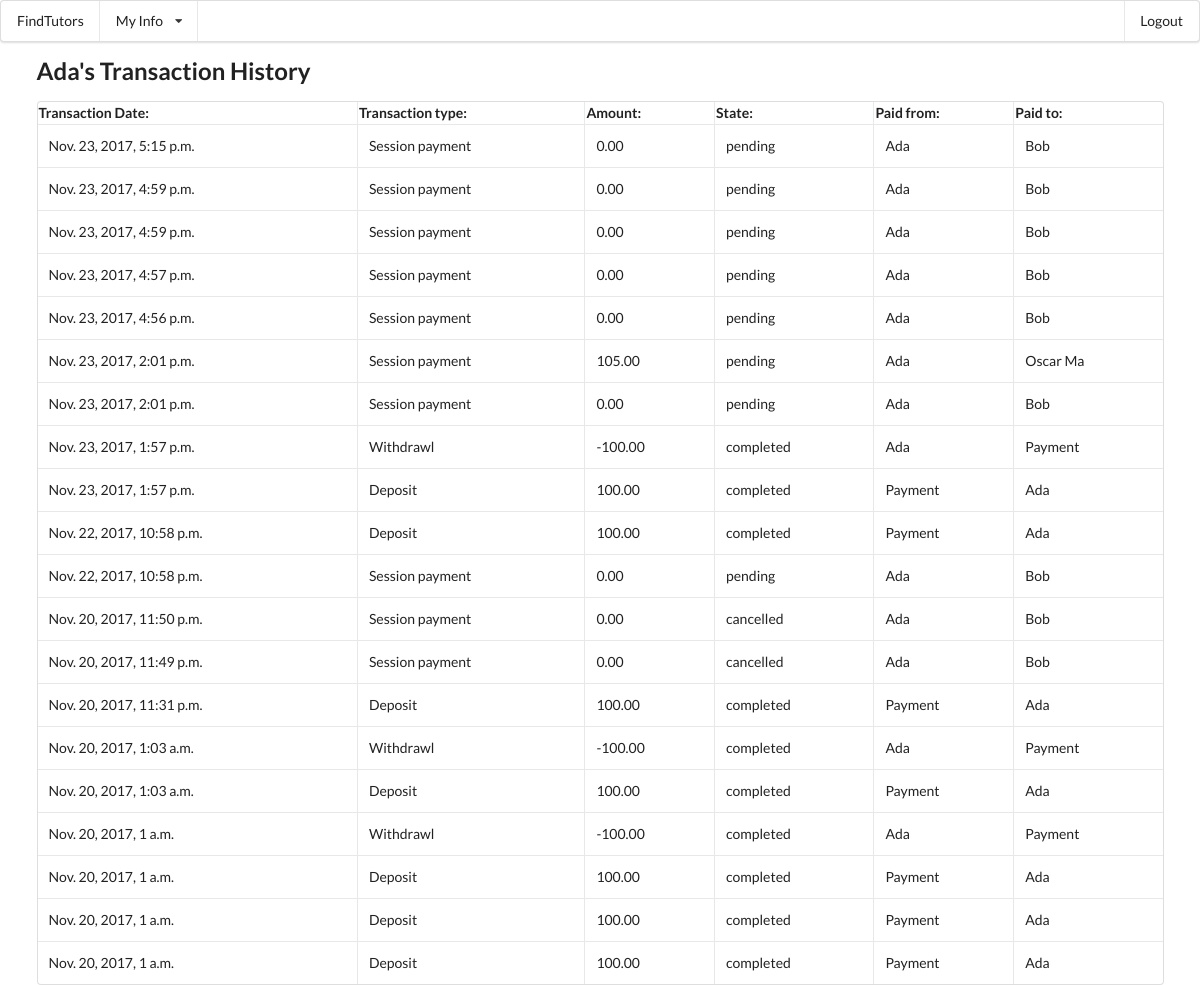
The page /main/viewTransaction (signed in) on the database its author committed.
### mainApp/models.py (models this page shows, shortened)
class Transaction(models.Model):
	amount=models.DecimalField(max_digits=7, decimal_places=2,default=0)
	create_date=models.DateTimeField(auto_now_add=True)
	state=models.CharField(max_length=10,default='pending')#pending/completed/cancelled
	involved_session=models.OneToOneField(Session,null=True)
	payment_student=models.ForeignKey(Student)
	payment_tutor=models.ForeignKey(Tutor)

class Student(models.Model):
	user = models.OneToOneField(User, on_delete=models.CASCADE)
	phoneNumber=models.CharField(max_length=10)
	photo_url=models.CharField(max_length=30)
	def __str__ (self):
		return self.user.first_name

class Tutor(models.Model):
	phoneNumber=models.CharField(max_length=10)
	photo_url=models.CharField(max_length=30)
	user = models.OneToOneField(User, on_delete=models.CASCADE)
	tutor_type=models.CharField(max_length=8,default="Private")#Contract/Private
	university=models.CharField(max_length=60)
	teach_course_code=models.ManyToManyField(SubjectCode)
	subject_tag=models.CharField(max_length=60)
	hourly_rate=models.IntegerField(default=100)
	introduction=models.TextField(default="I love programming")
	activated=models.BooleanField(default=True)#profiles show to public or not
	avg_review=models.IntegerField(default=-1)
	def __str__ (self):
		return self.user.first_name

### mainApp/views_account.py (the view)
@login_required
def viewTransaction(request):
	name=request.user.first_name
	wallet=request.user.student.wallet
	return render(request, 'mainApp/viewTransaction.html', {'name': name,'transactions':wallet.transactions.filter(create_date__lte=datetime.now(timezone.utc)+timedelta(days=30)).order_by("-create_date") if wallet.transactions.count()>0 else None})

### mainApp/templates/mainApp/viewTransaction.html (shortened to what this page needs)
{% extends "mainApp/base.html" %}
{% block content %}
<h2>{{name}}'s Transaction History</h2>
{% if transactions %}
<table cellspacing="20" class="ui celled table">
	<tr>
		<th>
			Transaction Date:
		</th>
		<th>
			Transaction type:
		</th>
		<th>
			Amount:
		</th>
		<th>
			State:
		</th>
		<th>
			Paid from:
		</th>
		<th>
			Paid to:
		</th>
	</tr>
	{% for trans in transactions %}
	<tr>
		<td>
			<p>{{trans.create_date}}</p>
		</td>
		<td>
			<p>{% if trans.involved_session %}Session payment
			{% elif trans.amount > 0 %}Deposit
				{% else %} Withdrawl{% endif %}</p>
		</td>
		<td>
			<p>{{trans.amount}}</p>
		</td>
		<td>
			<p>{{trans.state}}</p>
		</td>
		{% if trans.involved_session or trans.amount < 0 %}
		<td>
			<p>{{trans.payment_student}}</p>
		</td>
		<td>
			<p>{{trans.payment_tutor}}</p>
		</td>
				{% else %}
		<td>
			<p>{{trans.payment_tutor}}</p>
		</td>
		<td>
			<p>{{trans.payment_student}}</p>
		</td>
		{% endif %}
	</tr>
	{% endfor %}
</table>
{% else %}
	<p>No transactions record</p>
{% endif %}
{% endblock %}

### rows shown on the page
Transaction: shows "Session payment"
Transaction: shows "Session payment"
Transaction: shows "Session payment"
Transaction: shows "Session payment"
Transaction: shows "Session payment"
Transaction: shows "Session payment"
Transaction: shows "Session payment"
Transaction: shows "Withdrawl"
Transaction: shows "Deposit"
Transaction: shows "Deposit"
Transaction: shows "Session payment"
Transaction: shows "Session payment"
Transaction: shows "Session payment"
Transaction: shows "Deposit"
Transaction: shows "Withdrawl"
Transaction: shows "Deposit"
Transaction: shows "Withdrawl"
Transaction: shows "Deposit"
Transaction: shows "Deposit"
Transaction: shows "Deposit"

### other values the page prints
{{ name }} "Ada"
